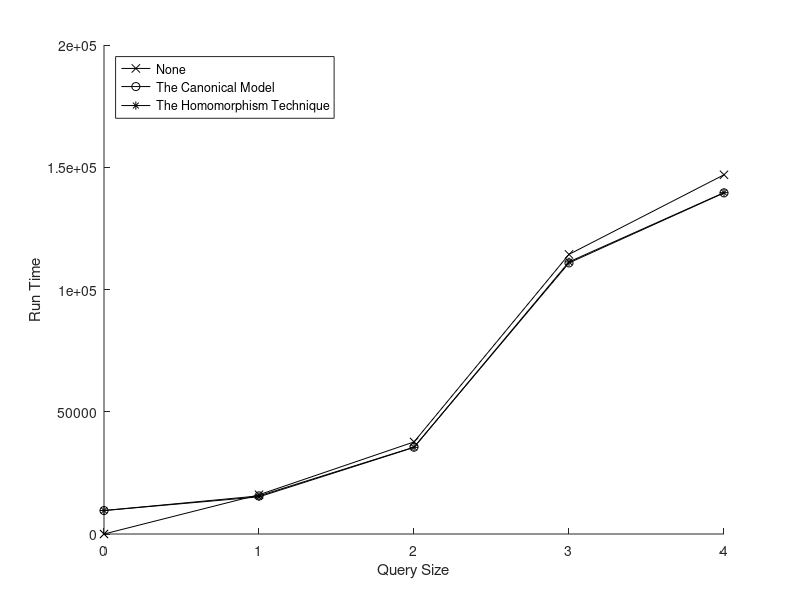

MATLAB code to generate this figure:
format long
A = [
	0	0.390000	9592.080000	9605.360000;
	1	16057.430000	15586.500000	15194.170000;
	2	37659.270000	35514.350000	35429.030000;
	3	114359.660000	110876.610000	111300.370000;
	4	146922.850000	139522.800000	139611.890000;
];

hold on
f = plot(A(:,1), A(:,2), 'k-x');
f = plot(A(:,1), A(:,3), 'k-o');
f = plot(A(:,1), A(:,4), 'k-*');
hold off
xlabel('Query Size')
ylabel('Run Time')
legend('None', 'The Canonical Model', 'The Homomorphism Technique', 'Location', 'northwest')
saveas(f, '../img/ChildDescendantGraph.png');
